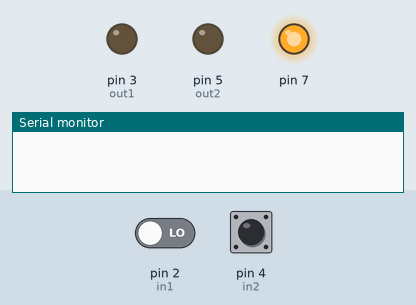
Recording of a sketch running on a simulated Arduino Uno, built with avr-gcc and run on an emulated ATmega328P. Shown: output pins drawn as LEDs (lit = HIGH), the last lines printed to the serial monitor. The test bench sets the inputs (shaded band); at power-on: pin 2 (in1) LOW, pin 4 (in2) LOW.

Above: at 1.2 s.
1.3 s: pin 2 (in1) driven HIGH
At 1.77 s:
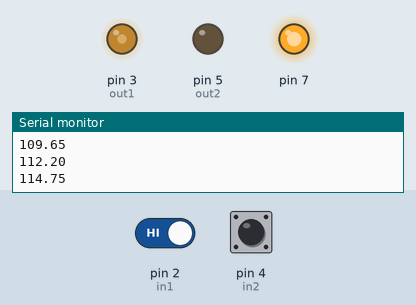
At 2.9 s:
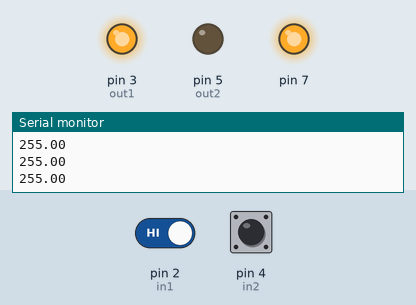
4.3 s: pin 4 (in2) pulsed HIGH 2 times (0.12 s each, 0.3 s apart)
At 6.4 s:
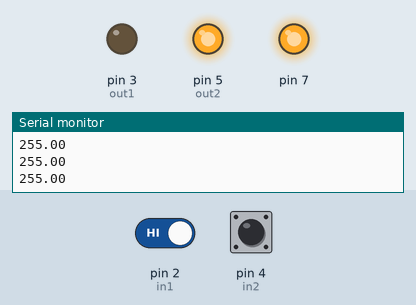
Timing chart, 0 to 9.1 s (numbered marks = the images above; inputs shaded):
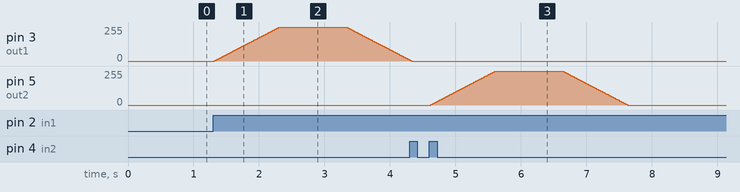

Measured:
- after the input at 1.3 s, pin 3 (out1): rises from 0/255 to 255/255 in 0.99 s, then falls to 10/255 in 2.0 s
- after the input at 4.3 s, pin 5 (out2): rises from 0/255 to 255/255 in 0.99 s, then falls to 0/255 in 2.0 s

The sketch:

Trapezoid_Motor.ino
```cpp
#include <TimerOne.h>

typedef enum {
  INIT,
  CW_ACCEL,
  CW_MAX,
  CW_DECEL,
  CCW_ACCEL,
  CCW_MAX,
  CCW_DECEL,
  NONE
} MotorStatus;

MotorStatus gMotorStatus = INIT;

#define MODE_STOP 0
#define MODE_CW 1
#define MODE_CCW 2

const int in1  = 2;
const int in2  = 4;
const int out1 = 3;
const int out2 = 5;

float pwm = 0;

float count_on;
float count_off;
int count_max;

int gTon  = 1000; //accel_time_ms
int gToff = 1000; //decel_time_ms
int gMax  = 1000; //max_time_ms

int callbackCycle = 10000; //us

void callback() {
  int currStatus1 = digitalRead(in1);
  int currStatus2 = digitalRead(in2);
  static int prevStatus1 = LOW;
  static int prevStatus2 = LOW;

  int mode = 0;

  if ((prevStatus1 == LOW) && (currStatus1 == HIGH)) {
    mode = MODE_CW;
  } else if ((prevStatus2 == LOW) && (currStatus2 == HIGH)) {
    mode = MODE_CCW;
  } else {
    mode = MODE_STOP;
  }

  switch (gMotorStatus) {
    case INIT:
      if (mode == MODE_CW) {
        gMotorStatus = CW_ACCEL;
      } else if (mode == MODE_CCW) {
        gMotorStatus = CCW_ACCEL;
      } else {
        ;
      }
      break;
    case CW_ACCEL:
      cw_execAccel();
      break;
    case CW_MAX:
      cw_execMax();
      break;
    case CW_DECEL:
      cw_execDecel();
      break;
      case CCW_ACCEL:
      ccw_execAccel();
      break;
    case CCW_MAX:
      ccw_execMax();
      break;
    case CCW_DECEL:
      ccw_execDecel();
      break;
    case NONE:
      break;
    default:
      break;
  }
  prevStatus1 = currStatus1;
  prevStatus2 = currStatus2;
}

void cw_execAccel() {
  static int i = 0;

  pwm = 255 / count_on * i;

  analogWrite(out1, int(pwm));
  analogWrite(out2, 0);
  Serial.println(pwm);

  if (count_on > i) {
    i++;
  } else {
    i = 0;
    gMotorStatus = CW_MAX;
  }
}

void cw_execMax() {
  static int i = 0;

  pwm = 255;

  analogWrite(out1, int(pwm));
  analogWrite(out2, 0);
  Serial.println(pwm);

  if (count_max > i) {
    i++;
  } else {
    i = 0;
    gMotorStatus = CW_DECEL;
  }
}

void cw_execDecel() {
  static int i = 0;

  pwm = 255 - 255 / count_off * i;

  analogWrite(out1, int(pwm));
  analogWrite(out2, 0);
  Serial.println(pwm);

  if (count_off > i) {
    i++;
  } else {
    i = 0;
    gMotorStatus = INIT;
  }
}

void ccw_execAccel() {
  static int i = 0;

  pwm = 255 / count_on * i;

  analogWrite(out1, 0);
  analogWrite(out2, int(pwm));
  Serial.println(pwm);

  if (count_on > i) {
    i++;
  } else {
    i = 0;
    gMotorStatus = CCW_MAX;
  }
}

void ccw_execMax() {
  static int i = 0;

  pwm = 255;

  analogWrite(out1, 0);
  analogWrite(out2, int(pwm));
  Serial.println(pwm);

  if (count_max > i) {
    i++;
  } else {
    i = 0;
    gMotorStatus = CCW_DECEL;
  }
}

void ccw_execDecel() {
  static int i = 0;

  pwm = 255 - 255 / count_off * i;

  analogWrite(out1, 0);
  analogWrite(out2, int(pwm));
  Serial.println(pwm);

  if (count_off > i) {
    i++;
  } else {
    i = 0;
    gMotorStatus = INIT;
  }
}

void setup() {
  Serial.begin(9600);

  pinMode(in1, INPUT);
  pinMode(out1, OUTPUT);
  pinMode(in2, INPUT);
  pinMode(out2, OUTPUT);

  pinMode(7, OUTPUT);
  digitalWrite(7, HIGH);

  count_on  = gTon  / 10; //ms
  count_off = gToff / 10; //ms
  count_max = gMax  / 10; //ms

  Timer1.initialize(callbackCycle);
  Timer1.attachInterrupt(callback);
}

void loop() {

}
```
